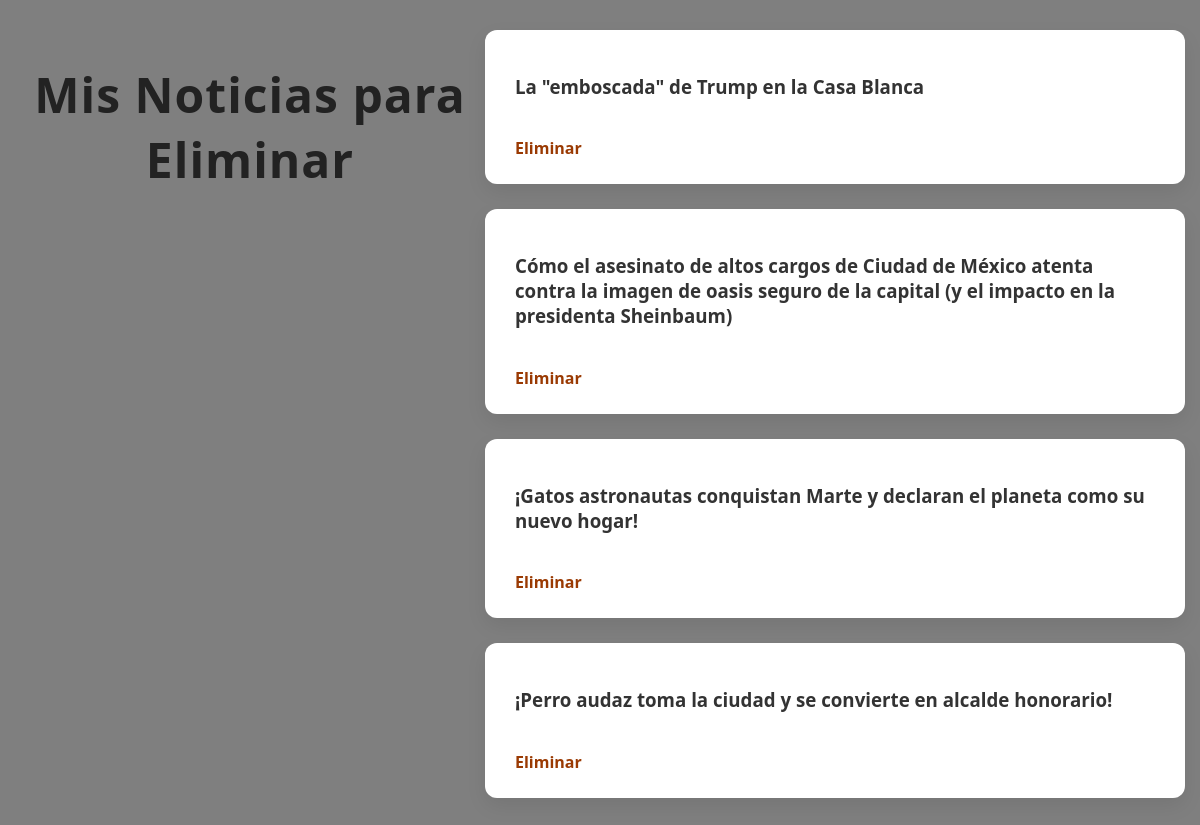
/mis_noticias_eliminar/ (signed in), run on the app's committed database.
### applications/Noticia/models.py (models this page shows, shortened)
class Noticia(models.Model):
    autor = models.ForeignKey(User, on_delete=models.CASCADE)
    Titulo = models.CharField('Título de la noticia', max_length=400, unique=True)
    Parrafo = models.TextField('Contenido de la Noticia', max_length=10000)
    Fecha_Publicacion = models.DateField('Fecha de publicación')
    imagen = models.ImageField(upload_to='Noticia/', blank=True, null=True)

### applications/Noticia/views.py (the view)
# urls.py: path('mis_noticias_eliminar/', views.EliminarMisNoticias.as_view(), name='eliminar_mis_noticias'),
class EliminarMisNoticias(ListView):
    model = Noticia
    template_name = 'noticia/eliminar_mis_noticias.html'
    def get_queryset(self):
        return Noticia.objects.filter(autor=self.request.user)

### templates/noticia/eliminar_mis_noticias.html
{% load static %}
<link rel="stylesheet" type="text/css" href="{% static 'css/fondoelimin.css' %}">
<link rel="stylesheet" type="text/css" href="{% static 'css/estilos.css' %}">
<link rel="stylesheet" type="text/css" href="{% static 'css/estilo_lista.css' %}">
<h1>Mis Noticias para Eliminar</h1>
<ul>
    {% for noticia in object_list %}
        <li>
            <h3>{{ noticia.Titulo }}</h3>
            <a href="{% url 'delete' noticia.pk %}">Eliminar</a>
        </li>
    {% empty %}
        <li>No tienes noticias para eliminar.</li>
    {% endfor %}
</ul>

### static/css/estilos.css (style rules this page uses)
h1 { color: #df5504d7; font-weight: 700; font-size: 2.8rem; margin-bottom: 30px; text-align: center; letter-spacing: 1px; }
a { margin-top: 20px; text-align: center; color: #a1230d; font-weight: 600; text-decoration: none; transition: color 0.3s ease; display: inline-block; }
a { margin-top: 20px; text-align: center; display: inline-block; color: #9a3a03; font-weight: bold; text-decoration: none; }
ul { list-style: none; padding: 0; margin: 0; }
ul li { background-color: #f2f4f8af !; margin-bottom: 20px; padding: 20px; border-radius: 12px; transition: transform 0.2s; }

### static/css/estilo_lista.css (style rules this page uses)
ul { list-style: none; padding: 0; max-width: 700px; margin: 0 auto; }
ul li { background: #ffffff; border-radius: 12px; box-shadow: 0 8px 20px rgba(0,0,0,0.08); padding: 25px 30px; margin-bottom: 25px; transition: box-shadow 0.3s ease, transform 0.3s ease; cursor: pointer; }
h1 { color: #222222 !important; font-weight: 700 !important; font-size: 3rem !important; margin-bottom: 30px !important; text-align: center !important; letter-spacing: 1px !important; }

### data on the page
Noticia: Titulo "La \"emboscada\" de Trump en la Casa Blanca"
Noticia: Titulo "Cómo el asesinato de altos cargos de Ciudad de México atenta contra la imagen de oasis seguro de la capital (y el impacto en la presidenta Sheinbaum)"
Noticia: Titulo "¡Gatos astronautas conquistan Marte y declaran el planeta como su nuevo hogar!"
Noticia: Titulo "¡Perro audaz toma la ciudad y se convierte en alcalde honorario!"
